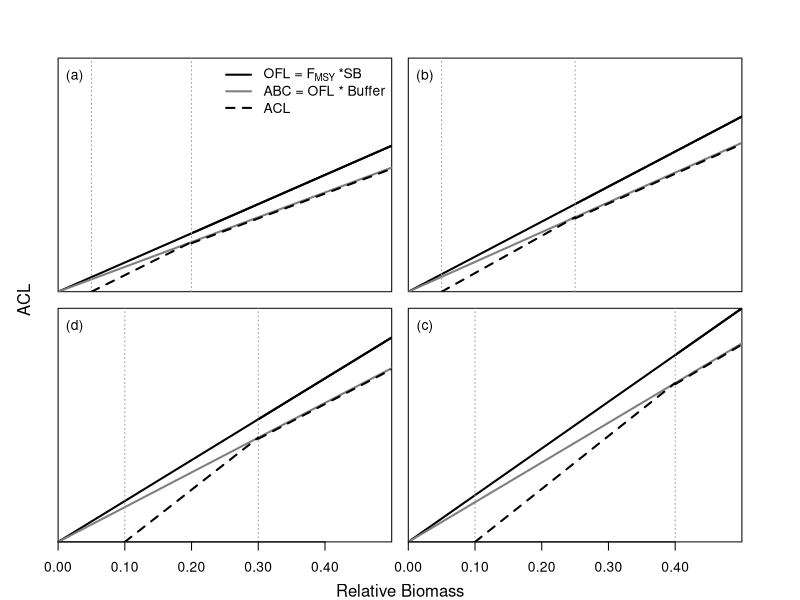

The R script that drew this image:
low = 0.05; high = 0.25
step = 0.05
bio<- seq(0,100,5)
depl<-bio/bio[length(bio)]	


yield <- function(low, high, f){
	
	z1 = length(seq(0.05, low, step))+1 ; z2 = length(seq(0.05, high, step))+1
	f.vec  <- rep(f,12)
	ofl    <- f*bio
	buffer <- 0.85 #Value used to make plotting better
	abc    <- ofl*buffer
	
	f.adj<-(f*(seq(low, high, step)-low)*high)/((high - low)*seq(low, high, step))
	#ofl[z1:z2] <- f.adj*bio[z1:z2]
	abc.hcr <- f.adj*bio[z1:z2]*buffer
	ofl.hcr <- f.adj*bio[z1:z2]

	out <-NULL
	out$ofl <- ofl
	out$abc <- abc
	out$abc.hcr <- abc.hcr
	out$ofl.hcr <- ofl.hcr
	out$z1  <- z1
	out$z2  <- z2
	return(out)
}


fspr<-expression(F[SPR])
print.letter <- function(label="(a)",xy=c(0.1,0.925),...) {   #... means any new parameters are copied faithfully to text() below
  tmp <- par("usr")
  text.x <- tmp[1]+xy[1]*diff(tmp[1:2])   #x position, diff=difference
  text.y <- tmp[3]+xy[2]*diff(tmp[3:4])   #y position
  text(x=text.x, y=text.y, labels=label, ...)             
}

setwd("C:/PhD/Chapter4/WriteUp/Plots")
png(filename = "HCR_2.png", width = 6.7, height = 6, units = 'in', res = 256)
par(mfrow = c(2,2), mar = rep(0.50, 4), oma = c(3,3,3,3))
ofl.col = 1; abc.col = 'grey50' ; t.col = "grey63"; acl.col = 1
# 20-05 ==========================================================
low = 0.05; high = 0.20; f = 0.25
out <- yield(low, high, f); z1 = out$z1 ; z2 = out$z2
plot(seq(high,1, step), out$ofl[z2:length(out$ofl)],,type='l',ylim=c(0, 20),xlim=c(0,0.50),
     axes=F,ylab="",xlab="",xaxs="i",yaxs="i", lwd=2, cex.axis=1.2, col = ofl.col)
box()
#lines(seq(low,high,step), out$ofl.hcr, lty = 1, lwd = 2, col = ofl.col)
#lines(seq(0,1,step), out$ofl, lty = 4, col = ofl.col)
lines(seq(0,1,step), out$ofl, lty = 1, lwd = 2, col = ofl.col)
# abc
lines(seq(high,1,step), out$abc[z2:length(out$abc)], lty = 1, lwd = 1, col = abc.col)
lines(seq(0,1,step), out$abc, lty = 1, lwd = 2, col = abc.col)
#lines(seq(0,1,step), out$abc, lty = 4, lwd = 1, col = abc.col)
#lines(seq(low,high,step), out$abc.hcr, lty = 2, lwd = 2, col = abc.col)
lines(rep(low, 2), c(0, 20), lty = 3, col = t.col)
lines(rep(high, 2), c(0, 20), lty = 3, col = t.col)
# acl 
lines(seq(high,1,step), out$abc[z2:length(out$abc)]-0.10, lty = 2, lwd = 2, col = acl.col)
lines(seq(low,high,step), out$abc.hcr, lty = 2, lwd = 2, col = acl.col)

#lines(rep(low, 2), c(0, out$ofl[z1]), lty = 3, col = t.col)
#lines(rep(high, 2), c(0, out$ofl[z2]), lty = 3, col = t.col)
#abline(v = high, lty = 3, col = t.col); abline(v = low, lty = 3, col = t.col)
#axis(side=1,at=seq(0.1,0.40,.1), labels=c("0.10", "0.20", "0.30", "0.40"), cex.axis = 1)
print.letter(label = "(a)", xy = c(0.05, 0.92), cex = 1)
mtext(side=1,"Relative Biomass",line=2, cex=1, outer = T)
legend("topright", bty ='n', lty = c(1,1, 2), col = c(ofl.col, abc.col, acl.col), lwd = c(2,2,2), cex = 1,
	legend = c(expression("OFL ="~F[MSY]~"*SB"), "ABC = OFL * Buffer", "ACL"))

# 25-5 ==========================================================
low = 0.05; high = 0.25; f=0.30
out <- yield(low, high, f); z1 = out$z1 ; z2 = out$z2
plot(seq(high,1, step), out$ofl[z2:length(out$ofl)],,type='l',ylim=c(0, 20),xlim=c(0,0.50),
     axes=F,ylab="",xlab="",xaxs="i",yaxs="i",lwd=2,cex.axis=1.2, col=ofl.col)
box()
#lines(seq(low,high,step), out$ofl.hcr, lty = 1, lwd = 2, col = ofl.col)
#lines(seq(0,1,step), out$ofl, lty = 4, col = ofl.col)
lines(seq(0,1,step), out$ofl, lty = 1, lwd = 2, col = ofl.col)
# abc
lines(seq(high,1,step), out$abc[z2:length(out$abc)], lty = 1, lwd = 1, col = abc.col)
lines(seq(0,1,step), out$abc, lty = 1, lwd = 2, col = abc.col)
#lines(seq(0,1,step), out$abc, lty = 4, lwd = 1, col = abc.col)
#lines(seq(low,high,step), out$abc.hcr, lty = 2, lwd = 2, col = abc.col)
lines(rep(low, 2), c(0, 20), lty = 3, col = t.col)
lines(rep(high, 2), c(0, 20), lty = 3, col = t.col)
# acl 
lines(seq(high,1,step), out$abc[z2:length(out$abc)]-0.10, lty = 2, lwd = 2, col = acl.col)
lines(seq(low,high,step), out$abc.hcr, lty = 2, lwd = 2, col = acl.col)
#lines(rep(low, 2), c(0, out$ofl[z1]), lty = 3, col = t.col)
#lines(rep(high, 2), c(0, out$ofl[z2]), lty = 3, col = t.col)
#axis(side=1,at=seq(0.1,0.40,.1), labels=c("0.10", "0.20", "0.30", "0.40"), cex.axis = 1)
#abline(v = high, lty = 3, col = t.col); abline(v = low, lty = 3, col = t.col)
print.letter(label = "(b)", xy = c(0.05, 0.92), cex = 1)

# 30-10 ==========================================================
low = 0.10; high = 0.30; f = 0.35
out <- yield(low, high, f); z1 = out$z1 ; z2 = out$z2
plot(seq(high,1, step), out$ofl[z2:length(out$ofl)],,type='l',ylim=c(0, 20),xlim=c(0,0.50),
     axes=F,ylab="",xlab="",xaxs="i",yaxs="i",lwd=2,cex.axis=1.2, col = ofl.col)
box()
#lines(seq(low,high,step), out$ofl.hcr, lty = 1, lwd = 2, col = ofl.col)
#lines(seq(0,1,step), out$ofl, lty = 4, col = ofl.col)
lines(seq(0,1,step), out$ofl, lty = 1, lwd = 2, col = ofl.col)
# abc
lines(seq(high,1,step), out$abc[z2:length(out$abc)], lty = 1, lwd = 1, col = abc.col)
lines(seq(0,1,step), out$abc, lty = 1, lwd = 2, col = abc.col)
#lines(seq(0,1,step), out$abc, lty = 4, lwd = 1, col = abc.col)
#lines(seq(low,high,step), out$abc.hcr, lty = 2, lwd = 2, col = abc.col)
lines(rep(low, 2), c(0, 20), lty = 3, col = t.col)
lines(rep(high, 2), c(0, 20), lty = 3, col = t.col)
# acl 
lines(seq(high,1,step), out$abc[z2:length(out$abc)]-0.10, lty = 2, lwd = 2, col = acl.col)
lines(seq(low,high,step), out$abc.hcr, lty = 2, lwd = 2, col = acl.col)
#lines(rep(low, 2), c(0, out$ofl[z1]), lty = 3, col = t.col)
#lines(rep(high, 2), c(0, out$ofl[z2]), lty = 3, col = t.col)
#abline(v = high, lty = 3, col = t.col); abline(v = low, lty = 3, col = t.col)
axis(side=1,at=seq(0,0.4,.1), labels=c("0.00", "0.10", "0.20", "0.30", "0.40"), cex.axis = 1)
mtext(side=2,"ACL",line=1, cex=1, outer = T)
print.letter(label = "(d)", xy = c(0.05, 0.92), cex = 1)

# 40-10 ==========================================================
low = 0.10; high = 0.40; f = 0.40
out <- yield(low, high, f); z1 = out$z1 ; z2 = out$z2
plot(seq(high,1, step), out$ofl[z2:length(out$ofl)],,type='l',ylim=c(0, 20),xlim=c(0,0.50),
     axes=F,ylab="",xlab="",xaxs="i",yaxs="i",lwd=2,cex.axis=1.2, col = ofl.col)
box()
#lines(seq(low,high,step), out$ofl.hcr, lty = 1, lwd = 2, col = ofl.col)
#lines(seq(0,1,step), out$ofl, lty = 4, col = ofl.col)
lines(seq(0,1,step), out$ofl, lty = 1, lwd = 2, col = ofl.col)
# abc
lines(seq(high,1,step), out$abc[z2:length(out$abc)], lty = 1, lwd = 1, col = abc.col)
lines(seq(0,1,step), out$abc, lty = 1, lwd = 2, col = abc.col)
#lines(seq(0,1,step), out$abc, lty = 4, lwd = 1, col = abc.col)
#lines(seq(low,high,step), out$abc.hcr, lty = 2, lwd = 2, col = abc.col)
lines(rep(low, 2), c(0, 20), lty = 3, col = t.col)
lines(rep(high, 2), c(0, 20), lty = 3, col = t.col)
# acl 
lines(seq(high,1,step), out$abc[z2:length(out$abc)]-0.10, lty = 2, lwd = 2, col = acl.col)
lines(seq(low,high,step), out$abc.hcr, lty = 2, lwd = 2, col = acl.col)
#lines(rep(low, 2), c(0, out$ofl[z1]), lty = 3, col = t.col)
#lines(rep(high, 2), c(0, out$ofl[z2]), lty = 3, col = t.col)
axis(side=1,at=seq(0,0.40,.1), labels=c("0.00","0.10", "0.20", "0.30", "0.40"), cex.axis = 1)
#abline(v = high, lty = 3, col = t.col); abline(v = low, lty = 3, col = t.col)
print.letter(label = "(c)", xy = c(0.05, 0.92), cex = 1)

dev.off()
